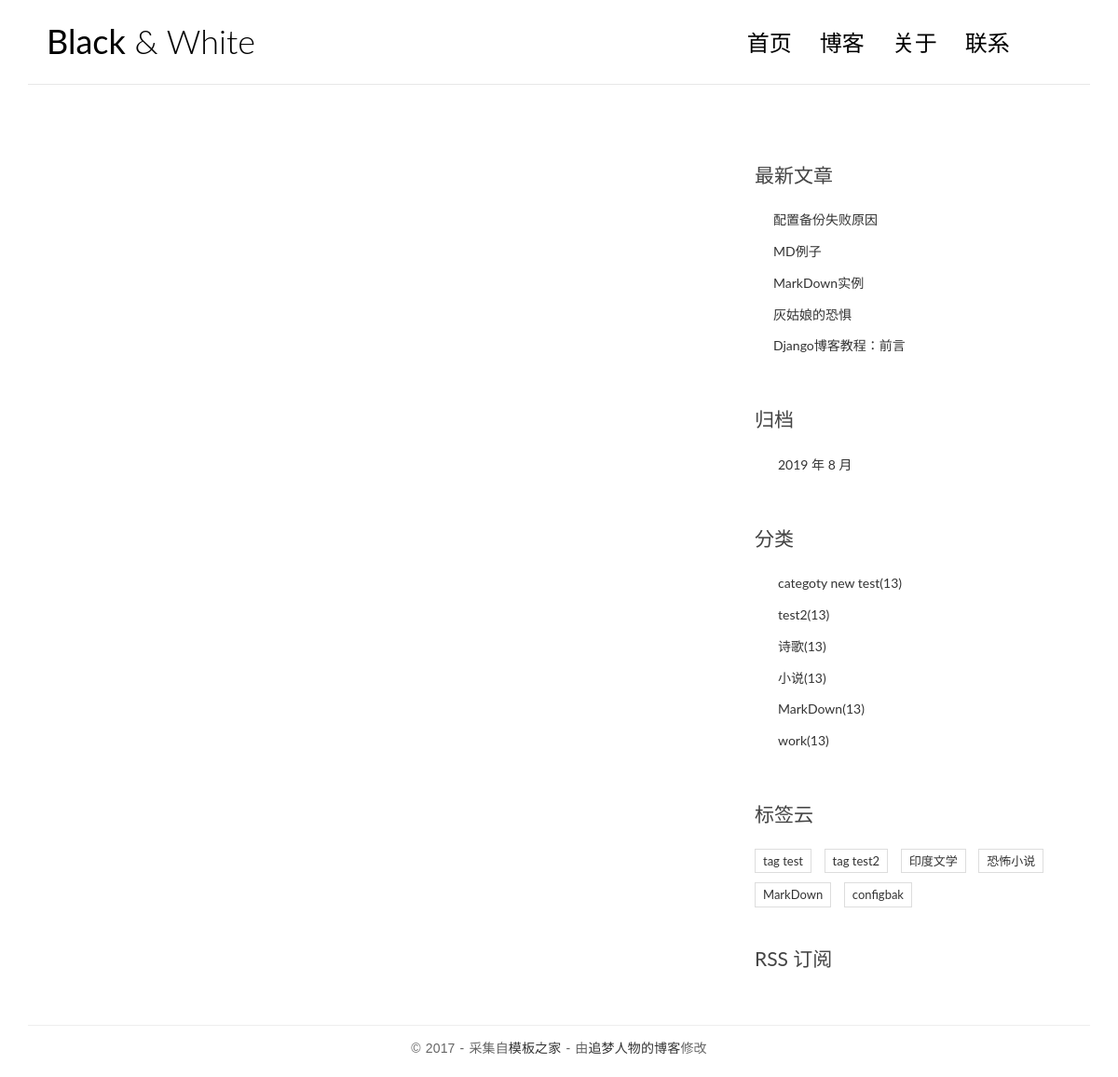
The page /base on the database its author committed.
### blog/models.py (models this page shows, shortened)
class Post(models.Model):
    title = models.CharField('标题',max_length=70)
    body = models.TextField('正文',)
    created_time = models.DateTimeField('创建时间',default=timezone.now)
    modified_time = models.DateTimeField('修改时间',)
    excerpt = models.CharField('摘要',max_length=200, blank=True)
    category = models.ForeignKey(Category, verbose_name='分类',on_delete=models.CASCADE)
    tags = models.ManyToManyField(Tag, verbose_name='标签',blank=True)
    author = models.ForeignKey(User,verbose_name='作者', on_delete=models.CASCADE)
    class Meta:
        verbose_name = '文章'
        verbose_name_plural = verbose_name
    def get_absolute_url(self):
        return reverse('blog:detail', kwargs={'pk': self.pk})

class Category(models.Model):
    name = models.CharField(max_length=100)
    class Meta:
        verbose_name = '分类'
        verbose_name_plural = verbose_name

class Tag(models.Model):
    name = models.CharField(max_length=100)
    class Meta:
        verbose_name = '标签'
        verbose_name_plural = verbose_name

### blog/views.py (the view)
# urls.py: path('base', views.base,name='base'),
def base(request):
    return render(request, 'base.html', locals())

### blog/templatetags/blog_extras.py (called while the page is built)
@register.inclusion_tag('blog/inclusions/_recent_posts.html',takes_context=True)
def show_recent_posts(context,num=5):
    return {
        'recent_post_list':Post.objects.all().order_by('-created_time')[:num]
    }

@register.inclusion_tag('blog/inclusions/_archives.html',takes_context=True)
def show_archives(context):
    return {
        'date_list':Post.objects.dates('created_time','month',order='DESC')
    }

@register.inclusion_tag('blog/inclusions/_categories.html',takes_context=True)
def show_categories(context):
    return {
        'category_list':Category.objects.all()
    }

@register.inclusion_tag('blog/inclusions/_tags.html',takes_context=True)
def show_tags(context):
    return {
        'tag_list':Tag.objects.all()
    }

### templates/base.html (shortened to what this page needs)
{% load static %}
{% load blog_extras %}
<!DOCTYPE html>
<html>
<head>
    <link rel="stylesheet" href="http://code.ionicframework.com/ionicons/2.0.1/css/ionicons.min.css">
    <link rel="stylesheet" href="{% static 'blog/css/bootstrap.min.css' %}">
    <link rel="stylesheet" href="{% static 'blog/css/pace.css' %}">
    <link rel="stylesheet" href="{% static 'blog/css/custom.css' %}">
    <link href="https://cdn.bootcss.com/highlight.js/9.15.8/styles/github.min.css" rel="stylesheet">
</head>
<body>
<div class="container">
    <header id="site-header">
        <div class="row">
            <div class="col-md-4 col-sm-5 col-xs-8">
                <div class="logo">
                    <h1><a href="{% url 'blog:base' %}"><b>Black</b> &amp; White</a></h1>
                </div>
            </div>
            <div class="col-md-8 col-sm-7 col-xs-4">
                <nav class="main-nav" role="navigation">
                    <div class="collapse navbar-collapse" id="bs-example-navbar-collapse-1">
                        <ul class="nav navbar-nav navbar-right">
                            <li class="cl-effect-11"><a href="{% url 'blog:index' %}" data-hover="首页">首页</a></li>
                            <li class="cl-effect-11"><a href="full-width.html" data-hover="博客">博客</a></li>
                            <li class="cl-effect-11"><a href="about.html" data-hover="关于">关于</a></li>
                            <li class="cl-effect-11"><a href="contact.html" data-hover="联系">联系</a></li>
                        </ul>
                    </div>
                </nav>
            </div>
        </div>
    </header>
</div>
<div class="content-body">
    <div class="container">
        <div class="row">
            <main class="col-md-8">
            </main>
            <aside class="col-md-4">
                {% show_recent_posts %}
                {% show_archives %}
                {% show_categories %}
                {% show_tags %}
                <div class="rss">
                    <a href=""> RSS 订阅</a>
                </div>
            </aside>
        </div>
    </div>
</div>
<footer id="site-footer">
    <div class="container">
        <div class="row">
            <div class="col-md-12">
                <p class="copyright">&copy 2017 - 采集自<a href="http://www.cssmoban.com/"
                                                        target="_blank" title="模板之家">模板之家</a>
                    - 由<a href="http://zmrenwu.com/" title="网页模板" target="_blank">追梦人物的博客</a>修改
                </p>
            </div>
        </div>
    </div>
</footer>
<body>
</body>
</body>
</html>

### templates/blog/inclusions/_recent_posts.html
<div class="widget widget-recent-posts">
  <h3 class="widget-title">最新文章</h3>
  <ul>
    {% for post in recent_post_list %}
      <li>
        <a href="{{ post.get_absolute_url }}">{{ post.title }}</a>
      </li>
    {% empty %}
      暂无文章！
    {% endfor %}
  </ul>
</div>

### templates/blog/inclusions/_categories.html
<div class="widget widget-category">
  <h3 class="widget-title">分类</h3>
  <ul>
    {% for category in category_list %}
      <li>
        <a href="{% url 'blog:category' category.pk %}">{{ category.name }}<span class="post-count">(13)</span></a>
      </li>
    {% empty %}
      暂无分类！
    {% endfor %}
  </ul>
</div>

### templates/blog/inclusions/_tags.html
<div class="widget widget-tag-cloud">
  <h3 class="widget-title">标签云</h3>
  <ul>
    {% for tag in tag_list %}
      <li>
        <a href="#">{{ tag.name }}</a>
      </li>
    {% empty %}
      暂无标签！
    {% endfor %}
  </ul>
</div>

### blog/static/blog/css/custom.css (style rules this page uses)
* { outline: none; }
h1, h2, h3, h4, h5, h6 { margin-top: 0; }
b { font-weight: 400; }
a { color: #333; }
body { color: #444; font-family: 'Lato', sans-serif; }
p { font-family: 'Ubuntu', sans-serif; font-weight: 400; word-spacing: 1px; letter-spacing: 0.01em; }
#site-header { background-color: #FFF; padding: 25px 20px; margin-bottom: 40px; border-bottom: 1px solid #e7e7e7; }
.logo h1 a { color: #000; }
.logo h1 { margin: 0; font-family: 'Lato', sans-serif; font-weight: 300; }
.main-nav { margin-top: 11px; max-width: 95%; }
.main-nav a { color: #000000 !important; padding: 0 0 5px 0 !important; margin-right: 30px; font-family: 'Lato', sans-serif; font-weight: 300; font-size: 24px; }
.cl-effect-11 a { padding: 10px 0; color: #0972b4; text-shadow: none; }
.cl-effect-11 a::before { position: absolute; top: 0; left: 0; overflow: hidden; padding: 0 0 5px 0 !important; max-width: 0; border-bottom: 1px solid #000; color: #000; content: attr(data-hover); white-space: nowrap; -webkit-transition: max-width 0.5s; -moz-transition: max-width 0.5s; transition: max-width 0.5s; }
.content-body { padding-bottom: 4em; }
.widget { background: #fff; padding: 30px 0 0; }
.widget-title { font-size: 1.5em; margin-bottom: 20px; line-height: 1.6; padding: 10px 0 0; font-weight: 400; }
.widget-recent-posts ul { padding: 0; margin: 0; padding-left: 20px; }
.widget-recent-posts ul li { list-style-type: none; position: relative; line-height: 170%; margin-bottom: 10px; }
.widget-recent-posts ul li::before { content: '\f3d3'; font-family: "Ionicons"; position: absolute; left: -17px; top: 3px; font-size: 16px; color: #000; }
.widget-category ul { padding: 0; margin: 0; padding-left: 25px; }
.widget-category ul li { list-style-type: none; position: relative; line-height: 170%; margin-bottom: 10px; }
.widget-category ul li::before { content: '\f3fe'; font-family: "Ionicons"; position: absolute; left: -25px; top: 1px; font-size: 18px; color: #000; }
.widget-tag-cloud ul { padding: 0; margin: 0; margin-right: -10px; }
.widget-tag-cloud ul li { list-style-type: none; font-size: 13px; display: inline-block; margin-right: 10px; margin-bottom: 10px; padding: 3px 8px; border: 1px solid #ddd; }
.rss { font-size: 21px; margin-top: 30px; }
.rss a { color: #444; }
#site-footer { padding-top: 10px; padding: 0 0 1.5em 0; }
.copyright { text-align: center; padding-top: 1em; margin: 0; border-top: 1px solid #eee; color: #666; }

### rows shown on the page
Post: title "配置备份失败原因"
Post: title "MD例子"
Post: title "MarkDown实例"
Post: title "灰姑娘的恐惧"
Post: title "Django博客教程：前言"
Category: name "categoty new test"
Category: name "test2"
Category: name "诗歌"
Category: name "小说"
Category: name "MarkDown"
Category: name "work"
Tag: name "tag test"
Tag: name "tag test2"
Tag: name "印度文学"
Tag: name "恐怖小说"
Tag: name "MarkDown"
Tag: name "configbak"

### other values the page prints
{{ date.year }} "2019"
{{ date.month }} "8"
